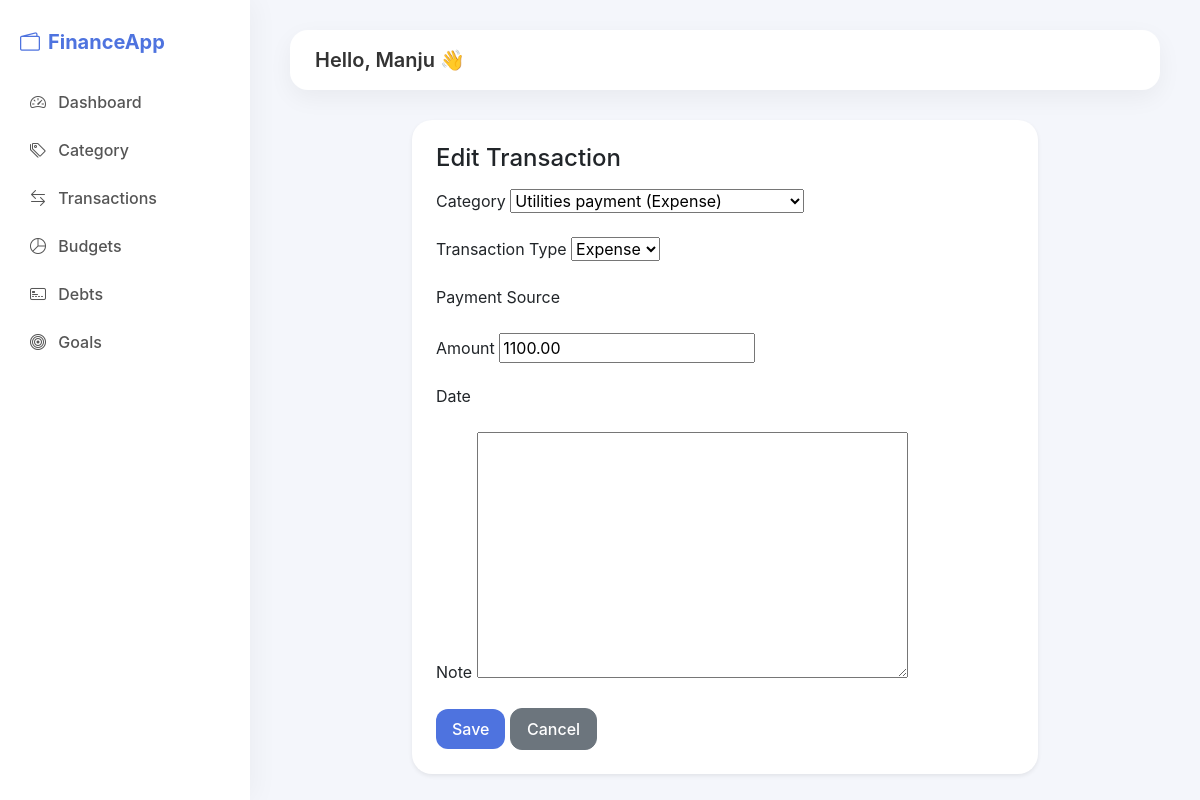
The app's page /transactions/7/edit/ (signed in) with its own data.
### fintrack_app/models.py (models this page shows, shortened)
class TimeStampModel(models.Model):
    created_at = models.DateTimeField(auto_now_add=True)
    updated_at = models.DateTimeField(auto_now=True)
    class Meta:
        abstract = True

class Transaction(TimeStampModel):
    TRANSACTION_TYPE = (
        ("income", "Income"),
        ("expense", "Expense"),
    )
    user = models.ForeignKey(User, on_delete=models.CASCADE)
    category = models.ForeignKey(Category, on_delete=models.SET_NULL, null=True)
    transaction_type = models.CharField(max_length=10, choices=TRANSACTION_TYPE)
    amount = models.DecimalField(max_digits=12, decimal_places=2, validators=[MinValueValidator(0.01)])
    date = models.DateTimeField(auto_now_add=True)
    note = models.TextField(blank=True)
    class Meta:
        ordering = ["-date"]

### fintrack_app/views.py (the view)
# urls.py: path('transactions/<int:pk>/edit/', views.TransactionUpdateView.as_view(), name='transaction-edit'),
class TransactionUpdateView(TransactionCreateView, UpdateView):
    template_name = 'fintrack_app/transaction/transaction_form.html'

### fintrack_app/models.py (called while the page is built)
    def __str__(self):
        return f"{self.name} ({self.get_category_type_display()})"

### fintrack_app/views.py (called while the page is built)
    def get_queryset(self):
        return self.model.objects.filter(user=self.request.user)

### templates/fintrack_app/transaction/transaction_form.html (shortened to what this page needs)
{% extends "fintrack_app/base.html" %}
{% block content %}
<div class="container mt-4" style="max-width:650px;">
    <div class="card shadow-sm p-4">
        <h4 class="mb-3">
            {% if object %}
                Edit Transaction
            {% else %}
                Add Transaction
            {% endif %}
        </h4>
        <form method="post">
            <div class="mb-3">
                <label class="form-label">Category</label>
                {{ form.category }}
            </div>
            <div class="mb-3">
                <label class="form-label">Transaction Type</label>
                {{ form.transaction_type }}
            </div>
            <div class="mb-3">
                <label class="form-label">Payment Source</label>
            </div>
            <div class="mb-3">
                <label class="form-label">Amount</label>
                {{ form.amount }}
            </div>
            <div class="mb-3">
                <label class="form-label">Date</label>
            </div>
            <div class="mb-3">
                <label class="form-label">Note</label>
                {{ form.note }}
            </div>
            <button type="submit" class="btn btn-primary">
                Save
            </button>
            <a href="{% url 'transaction-list' %}" class="btn btn-secondary">
                Cancel
            </a>
        </form>
    </div>
</div>
{% endblock %}

### templates/fintrack_app/base.html (shortened to what this page needs)
{% load static %}
<!DOCTYPE html>
<html lang="en">
<head>
    <link href="https://cdn.jsdelivr.net/npm/bootstrap-icons@1.11.3/font/bootstrap-icons.css" rel="stylesheet">
    <link href="{% static 'css/bootstrap.min.css' %}" rel="stylesheet">
    <link href="{% static 'css/style.css' %}" rel="stylesheet">
</head>
<body>
<div class="app-layout">
    <aside class="sidebar">
    <h4 class="logo">
        <i class="bi bi-wallet2 me-2"></i>FinanceApp
    </h4>
    <ul class="nav flex-column mt-4">
        <li>
            <a href="{% url 'dashboard' %}" class="nav-link">
                <i class="bi bi-speedometer2 me-2"></i> Dashboard
            </a>
        </li>
        <li>
            <a href="{% url 'category-list' %}" class="nav-link">
                <i class="bi bi-tags me-2"></i> Category
            </a>
        </li>
        <li>
            <a href="{% url 'transaction-list'%}" class="nav-link">
                <i class="bi bi-arrow-left-right me-2"></i> Transactions
            </a>
        </li>
        <li>
            <a href="#" class="nav-link">
                <i class="bi bi-pie-chart me-2"></i> Budgets
            </a>
        </li>
        <li>
            <a href="#" class="nav-link">
                <i class="bi bi-credit-card-2-front me-2"></i> Debts
            </a>
        </li>
        <li>
            <a href="#" class="nav-link">
                <i class="bi bi-bullseye me-2"></i> Goals
            </a>
        </li>
    </ul>
</aside>
    <main class="main-content">
        <div class="topbar">
            <div>
                <h5 class="mb-0">Hello, {{ request.user.username }} 👋</h5>
            </div>
        </div>
        <div class="content-wrapper">
            {% block content %}{% endblock %}
        </div>
    </main>
</div>
</body>
</html>

### static/css/style.css (style rules this page uses)
body { margin: 0; padding: 0; background: #f4f6fb; font-family: 'Inter', sans-serif; color: #333; }
a { text-decoration: none; }
h5 { font-weight: 600; }
.app-layout { display: flex; min-height: 100vh; }
.sidebar { width: 250px; background: #ffffff; padding: 30px 20px; box-shadow: 5px 0 25px rgba(0,0,0,0.04); position: fixed; height: 100%; }
.logo { font-weight: 700; font-size: 20px; color: #4e73df; }
.sidebar .nav-link { color: #555; padding: 12px 10px; border-radius: 12px; font-weight: 500; transition: background 0.2s ease, color 0.2s ease; }
.main-content { margin-left: 250px; flex: 1; padding: 30px 40px; }
.topbar { background: white; padding: 18px 25px; border-radius: 18px; box-shadow: 0 8px 25px rgba(0,0,0,0.05); margin-bottom: 30px; }
.card { border: none !important; border-radius: 20px !important; box-shadow: 0 8px 30px rgba(0,0,0,0.05); transition: box-shadow 0.2s ease; }
.btn { border-radius: 12px; font-weight: 500; padding: 8px 16px; transition: background 0.2s ease, box-shadow 0.2s ease; }
.btn-primary { background: #4e73df; border: none; }

### records on screen
Transaction: category "Utilities payment (Expense)", transaction_type "Expense", amount "1100.00"

### other values on screen
{{ request.user.username }} "Manju"
